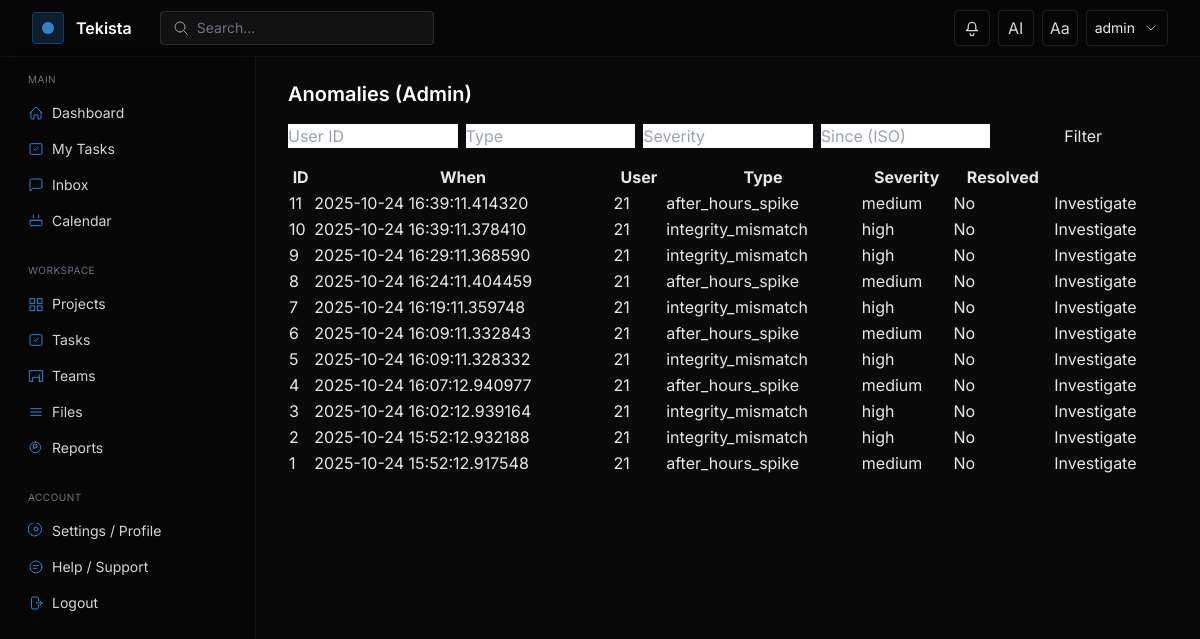
Screenshot of /admin/anomalies (signed in) with the database file from the repository.
### models.py (models this page shows, shortened)
class User(UserMixin, db.Model):
    __tablename__ = "user"
    id = db.Column(db.Integer, primary_key=True)
    username = db.Column(db.String(80), unique=True, nullable=False)
    email = db.Column(db.String(120), unique=True, nullable=False)
    password_hash = db.Column(db.String(128), nullable=False)
    organization_id = db.Column(db.Integer, db.ForeignKey('organization.id'), nullable=True)
    role_id = db.Column(db.Integer, db.ForeignKey('role.id'), nullable=True)
    custom_role_id = db.Column(db.Integer, db.ForeignKey('custom_role.id'), nullable=True)
    api_token = db.Column(db.String(128), unique=True, index=True, nullable=True)
    token_expiration = db.Column(db.DateTime, nullable=True)
    created_at = db.Column(db.DateTime, default=datetime.utcnow)
    current_workload = db.Column(db.Float, default=0.0)  # 0..100
    availability = db.Column(db.String(20), default='Available')  # Available|Busy|In a Meeting|On a Break|Out of Office
    role = db.relationship('Role')
    projects = db.relationship('Project', secondary=project_users, back_populates='users')
    tasks = db.relationship('Task', secondary=task_assignees, back_populates='assignees')

class AnomalyEvent(db.Model):
    __tablename__ = 'anomaly_event'
    id = db.Column(db.Integer, primary_key=True)
    user_id = db.Column(db.Integer, db.ForeignKey('user.id'), index=True)
    severity = db.Column(db.String(20))  # low|medium|high
    type = db.Column(db.String(80))
    occurred_at = db.Column(db.DateTime, default=datetime.utcnow, index=True)
    source_event_id = db.Column(db.Integer, nullable=True)
    evidence_json = db.Column(db.Text)
    explanation_json = db.Column(db.Text)
    resolved = db.Column(db.Boolean, default=False)
    resolved_by = db.Column(db.Integer, db.ForeignKey('user.id'), nullable=True)
    resolved_at = db.Column(db.DateTime, nullable=True)

### app.py (the view)
    @app.route('/admin/anomalies')
    @login_required
    def admin_anomalies():
        _require_admin()
        from models import AnomalyEvent, User
        events = AnomalyEvent.query.order_by(AnomalyEvent.occurred_at.desc()).limit(200).all()
        users_map = {u.id: u for u in User.query.all()}
        return render_template('pages/anomalies.html', events=events, users_map=users_map)

### templates/pages/anomalies.html (shortened to what this page needs)
{% extends 'layouts/app.html' %}
{% block content %}
<div class="max-w-7xl">
  <h1 class="text-xl font-semibold text-white mb-4">Anomalies (Admin)</h1>
  <form method="get" class="mb-4 grid grid-cols-1 md:grid-cols-5 gap-2">
    <input name="user_id" class="input input-bordered" placeholder="User ID" value="{{ request.args.get('user_id','') }}" />
    <input name="type" class="input input-bordered" placeholder="Type" value="{{ request.args.get('type','') }}" />
    <input name="severity" class="input input-bordered" placeholder="Severity" value="{{ request.args.get('severity','') }}" />
    <input name="since" class="input input-bordered" placeholder="Since (ISO)" value="{{ request.args.get('since','') }}" />
    <button class="btn btn-primary">Filter</button>
  </form>
  <div class="overflow-x-auto">
    <table class="table table-zebra w-full">
      <thead>
        <tr>
          <th>ID</th>
          <th>When</th>
          <th>User</th>
          <th>Type</th>
          <th>Severity</th>
          <th>Resolved</th>
          <th></th>
        </tr>
      </thead>
      <tbody>
        {% for e in events %}
        <tr>
          <td>{{ e.id }}</td>
          <td>{{ e.occurred_at }}</td>
          <td>{% if e.user_id %}{{ users_map.get(e.user_id).username if users_map.get(e.user_id) else e.user_id }}{% else %}-{% endif %}</td>
          <td>{{ e.type }}</td>
          <td>{{ e.severity }}</td>
          <td>{{ 'Yes' if e.resolved else 'No' }}</td>
          <td><a class="link" href="{{ url_for('admin_investigate', anomaly_id=e.id) }}">Investigate</a></td>
        </tr>
        {% else %}
        <tr><td colspan="7" class="text-gray-400">No anomalies found.</td></tr>
        {% endfor %}
      </tbody>
    </table>
  </div>
</div>
{% endblock %}

### templates/layouts/app.html (shortened to what this page needs)
<!DOCTYPE html>
<html lang="en" class="dark" data-theme="dark">
<head>
  <script src="https://cdn.tailwindcss.com"></script>
</head>
<body class="bg-bg text-gray-200 font-sans min-h-screen">
  <header class="fixed top-0 left-0 right-0 z-40 border-b border-white/5 bg-black/40 backdrop-blur">
    <div class="max-w-7xl mx-auto px-4 sm:px-6 lg:px-8 h-14 flex items-center justify-between">
      <div class="flex items-center gap-3">
        <div class="w-8 h-8 rounded bg-accent/20 border border-accent/30 flex items-center justify-center">
          <div class="w-3 h-3 rounded-full bg-accent"></div>
        </div>
        <a href="{{ url_for('projects.list_projects') }}" class="text-white font-semibold">Tekista</a>
        <div class="hidden md:flex items-center ml-4">
          <div class="flex items-center gap-2 bg-white/5 border border-white/10 rounded px-3 py-1.5">
            <svg class="w-4 h-4 text-gray-400" viewBox="0 0 24 24" fill="none" stroke="currentColor"><path stroke-linecap="round" stroke-linejoin="round" stroke-width="1.5" d="M21 21l-4.35-4.35M10.5 18a7.5 7.5 0 1 1 0-15 7.5 7.5 0 0 1 0 15z"/></svg>
            <input id="globalSearch" type="text" placeholder="Search..." class="bg-transparent outline-none text-sm text-gray-200 placeholder-gray-500 w-56">
          </div>
        </div>
      </div>
      <div class="flex items-center gap-2">
        <div class="relative">
          <button id="notifBell" class="relative inline-flex items-center justify-center w-9 h-9 rounded border border-white/10 text-gray-300 hover:text-white hover:border-white/20">
            <svg class="w-5 h-5" viewBox="0 0 24 24" fill="none" stroke="currentColor"><path stroke-linecap="round" stroke-linejoin="round" stroke-width="1.5" d="M14.25 18.75a2.25 2.25 0 1 1-4.5 0m9-3.75H5.25l1.318-1.318A2.25 2.25 0 0 0 7.5 12.84V9.75a4.5 4.5 0 0 1 9 0v3.09c0 .597.237 1.17.659 1.592L18.75 15z"/></svg>
          </button>
        </div>
        <a href="{{ url_for('ai_assistant') }}" class="inline-flex items-center justify-center w-9 h-9 rounded border border-white/10 text-gray-300 hover:text-white hover:border-white/20">AI</a>
        <button id="themeToggle" class="inline-flex items-center justify-center w-9 h-9 rounded border border-white/10 text-gray-300 hover:text-white hover:border-white/20">Aa</button>
        {% if current_user.is_authenticated %}
        <div class="relative">
          <button id="profileBtn" class="inline-flex items-center gap-2 px-2 h-9 rounded border border-white/10 hover:border-white/20">
            <span class="text-sm text-gray-200">{{ current_user.username }}</span>
            <svg class="w-4 h-4 text-gray-400" viewBox="0 0 24 24" fill="none" stroke="currentColor"><path stroke-linecap="round" stroke-linejoin="round" stroke-width="1.5" d="M6 9l6 6 6-6"/></svg>
          </button>
        </div>
        {% else %}
        <a href="{{ url_for('auth.login') }}" class="text-sm text-gray-300 hover:text-white px-3 py-2">Login</a>
        {% endif %}
      </div>
    </div>
  </header>
  <div class="pt-14 flex">
    <aside id="sidebar" class="hidden md:block w-64 shrink-0 h-[calc(100vh-56px)] sticky top-14 border-r border-white/5 bg-black/40 backdrop-blur">
      <nav class="p-4 space-y-6">
        <div>
          <div class="px-3 mb-2 text-[10px] uppercase tracking-wider text-gray-500">Main</div>
          <a href="{{ url_for('index') }}" class="flex items-center gap-2 px-3 py-2 rounded text-sm text-gray-300 hover:text-white hover:bg-white/5">
            <svg class="w-4 h-4 text-accent" viewBox="0 0 24 24" fill="none" stroke="currentColor"><path stroke-linecap="round" stroke-linejoin="round" stroke-width="1.5" d="M3 12l9-9 9 9M4.5 10.5v9a1.5 1.5 0 001.5 1.5H9v-6h6v6h3a1.5 1.5 0 001.5-1.5v-9"/></svg>
            <span>Dashboard</span>
          </a>
          <a href="{{ url_for('tasks.list_tasks') }}?assignee={{ current_user.id if current_user.is_authenticated else '' }}" class="flex items-center gap-2 px-3 py-2 rounded text-sm text-gray-300 hover:text-white hover:bg-white/5">
            <svg class="w-4 h-4 text-accent" viewBox="0 0 24 24" fill="none" stroke="currentColor"><path stroke-linecap="round" stroke-linejoin="round" stroke-width="1.5" d="M9 12l2 2 4-4"/><rect x="3" y="4" width="18" height="16" rx="2" ry="2" stroke-width="1.5"/></svg>
            <span>My Tasks</span>
          </a>
          <a href="{{ url_for('inbox') }}" class="flex items-center gap-2 px-3 py-2 rounded text-sm text-gray-300 hover:text-white hover:bg-white/5">
            <svg class="w-4 h-4 text-accent" viewBox="0 0 24 24" fill="none" stroke="currentColor"><path stroke-linecap="round" stroke-linejoin="round" stroke-width="1.5" d="M21 15a2 2 0 01-2 2H7l-4 4V5a2 2 0 012-2h14a2 2 0 012 2v10z"/></svg>
            <span>Inbox</span>
          </a>
          <a href="{{ url_for('calendar') }}" class="flex items-center gap-2 px-3 py-2 rounded text-sm text-gray-300 hover:text-white hover:bg-white/5">
            <svg class="w-4 h-4 text-accent" viewBox="0 0 24 24" fill="none" stroke="currentColor"><path stroke-linecap="round" stroke-linejoin="round" stroke-width="1.5" d="M8 7V3m8 4V3M4 11h16M5 19h14a2 2 0 002-2v-6H3v6a2 2 0 002 2z"/></svg>
            <span>Calendar</span>
          </a>
        </div>
        <div>
          <div class="px-3 mb-2 text-[10px] uppercase tracking-wider text-gray-500">Workspace</div>
          <a href="{{ url_for('projects.list_projects') }}" class="flex items-center gap-2 px-3 py-2 rounded text-sm text-gray-300 hover:text-white hover:bg-white/5">
            <span>Projects</span>
          </a>
          <a href="{{ url_for('tasks.list_tasks') }}" class="flex items-center gap-2 px-3 py-2 rounded text-sm text-gray-300 hover:text-white hover:bg-white/5">
            <svg class="w-4 h-4 text-accent" viewBox="0 0 24 24" fill="none" stroke="currentColor"><path stroke-linecap="round" stroke-linejoin="round" stroke-width="1.5" d="M9 12l2 2 4-4"/><rect x="3" y="4" width="18" height="16" rx="2" ry="2" stroke-width="1.5"/></svg>
            <span>Tasks</span>
          </a>
          <a href="{{ url_for('teams') }}" class="flex items-center gap-2 px-3 py-2 rounded text-sm text-gray-300 hover:text-white hover:bg-white/5">
            <svg class="w-4 h-4 text-accent" viewBox="0 0 24 24" fill="none" stroke="currentColor"><path stroke-linecap="round" stroke-linejoin="round" stroke-width="1.5" d="M17 20h5V4H2v16h5m10 0V10M7 20v-6h10v6"/></svg>
            <span>Teams</span>
          </a>
          <a href="{{ url_for('files') }}" class="flex items-center gap-2 px-3 py-2 rounded text-sm text-gray-300 hover:text-white hover:bg-white/5">
            <svg class="w-4 h-4 text-accent" viewBox="0 0 24 24" fill="none" stroke="currentColor"><path stroke-linecap="round" stroke-linejoin="round" stroke-width="1.5" d="M4 7h16M4 12h16M4 17h16"/></svg>
            <span>Files</span>
          </a>
          <a href="{{ url_for('reports') }}" class="flex items-center gap-2 px-3 py-2 rounded text-sm text-gray-300 hover:text-white hover:bg-white/5">
            <svg class="w-4 h-4 text-accent" viewBox="0 0 24 24" fill="none" stroke="currentColor"><path stroke-linecap="round" stroke-linejoin="round" stroke-width="1.5" d="M11 3a8 8 0 100 16 8 8 0 000-16zm1 4H8v6h2v-2h2a2 2 0 100-4z"/></svg>
            <span>Reports</span>
          </a>
        </div>
        <div class="mt-auto">
          <div class="px-3 mb-2 text-[10px] uppercase tracking-wider text-gray-500">Account</div>
          <a href="{{ url_for('settings') }}" class="flex items-center gap-2 px-3 py-2 rounded text-sm text-gray-300 hover:text-white hover:bg-white/5">
            <span>Settings / Profile</span>
          </a>
          <a href="{{ url_for('help') }}" class="flex items-center gap-2 px-3 py-2 rounded text-sm text-gray-300 hover:text-white hover:bg-white/5">
            <svg class="w-4 h-4 text-accent" viewBox="0 0 24 24" fill="none" stroke="currentColor"><path stroke-linecap="round" stroke-linejoin="round" stroke-width="1.5" d="M8 10h8M8 14h5M21 12a9 9 0 11-18 0 9 9 0 0118 0z"/></svg>
            <span>Help / Support</span>
          </a>
          {% if current_user.is_authenticated %}
          <a href="{{ url_for('auth.logout') }}" class="flex items-center gap-2 px-3 py-2 rounded text-sm text-gray-300 hover:text-white hover:bg-white/5">
            <svg class="w-4 h-4 text-accent" viewBox="0 0 24 24" fill="none" stroke="currentColor"><path stroke-linecap="round" stroke-linejoin="round" stroke-width="1.5" d="M15.75 9V5.25A2.25 2.25 0 0013.5 3h-6A2.25 2.25 0 005.25 5.25v13.5A2.25 2.25 0 007.5 21h6a2.25 2.25 0 002.25-2.25V15M12 12h9m0 0l-3 3m3-3l-3-3"/></svg>
            <span>Logout</span>
          </a>
          {% endif %}
        </div>
      </nav>
    </aside>
    <main class="flex-1 min-w-0">
      <div class="max-w-7xl mx-auto px-4 sm:px-6 lg:px-8 py-6">
        {% block content %}{% endblock %}
      </div>
    </main>
  </div>
</body>
</html>

### templates/layouts/app.html (style rules this page uses)
:root { --accent: #3182CE; }
html, body { height: 100%; }

### rows the page displays
User: username "admin"
AnomalyEvent: id "11", occurred_at "2025-10-24 16:39:11.414320", get "21", type "after_hours_spike", severity "medium", resolved "No"
AnomalyEvent: id "10", occurred_at "2025-10-24 16:39:11.378410", get "21", type "integrity_mismatch", severity "high", resolved "No"
AnomalyEvent: id "9", occurred_at "2025-10-24 16:29:11.368590", get "21", type "integrity_mismatch", severity "high", resolved "No"
AnomalyEvent: id "8", occurred_at "2025-10-24 16:24:11.404459", get "21", type "after_hours_spike", severity "medium", resolved "No"
AnomalyEvent: id "7", occurred_at "2025-10-24 16:19:11.359748", get "21", type "integrity_mismatch", severity "high", resolved "No"
AnomalyEvent: id "6", occurred_at "2025-10-24 16:09:11.332843", get "21", type "after_hours_spike", severity "medium", resolved "No"
AnomalyEvent: id "5", occurred_at "2025-10-24 16:09:11.328332", get "21", type "integrity_mismatch", severity "high", resolved "No"
AnomalyEvent: id "4", occurred_at "2025-10-24 16:07:12.940977", get "21", type "after_hours_spike", severity "medium", resolved "No"
AnomalyEvent: id "3", occurred_at "2025-10-24 16:02:12.939164", get "21", type "integrity_mismatch", severity "high", resolved "No"
AnomalyEvent: id "2", occurred_at "2025-10-24 15:52:12.932188", get "21", type "integrity_mismatch", severity "high", resolved "No"
AnomalyEvent: id "1", occurred_at "2025-10-24 15:52:12.917548", get "21", type "after_hours_spike", severity "medium", resolved "No"
